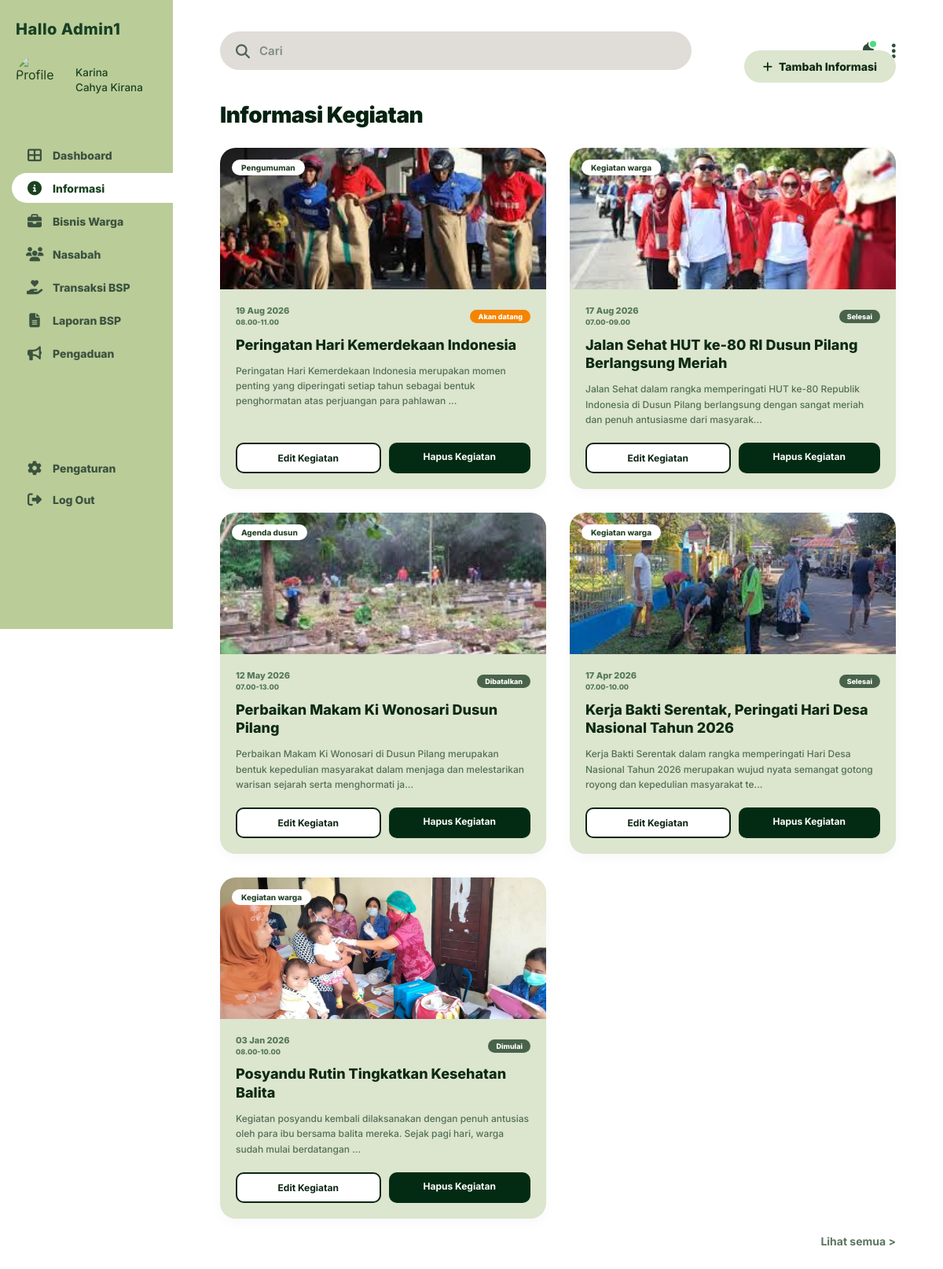
The app's page /admin/index.php (signed in) with its own data.
### tables this page shows
CREATE TABLE `t_kegiatan_dusun` (
  `id_kegiatan` int NOT NULL,
  `judul` varchar(100) DEFAULT NULL,
  `foto` varchar(225) DEFAULT NULL,
  `keterangan` text,
  `tanggal` date DEFAULT NULL,
  `lokasi` varchar(225) DEFAULT NULL,
  `penyelenggara` varchar(100) DEFAULT NULL,
  `waktu_mulai` time DEFAULT NULL,
  `waktu_selesai` time DEFAULT NULL,
  `jenis_kegiatan` varchar(50) DEFAULT NULL,
  `status` enum('akan_datang','dimulai','ditunda','selesai','dibatalkan') DEFAULT NULL,
  `created_at` timestamp NULL DEFAULT CURRENT_TIMESTAMP,
  `updated_at` timestamp NULL DEFAULT CURRENT_TIMESTAMP ON UPDATE CURRENT_TIMESTAMP
);

### admin/index.php (the view, shortened to what this page needs)
<?php
require_once '../config.php';
$action = isset($_GET['action']) ? $_GET['action'] : 'list';
?>
<!DOCTYPE html>
<html lang="id">
<head>
    <link rel="stylesheet" href="https://cdnjs.cloudflare.com/ajax/libs/font-awesome/6.4.0/css/all.min.css">
</head>
<body>
    <div class="sidebar">
        <div class="sidebar-header">
            <h2>Hallo Admin1</h2>
            <div class="profile">
                <img src="https://images.unsplash.com/photo-1494790108377-be9c29b29330?ixlib=rb-1.2.1&auto=format&fit=crop&w=400&q=80" alt="Profile">
                <div class="profile-info">
                    <span class="name">Karina</span>
                    <span class="role">Cahya Kirana</span>
                </div>
            </div>
        </div>
        <ul class="menu">
            <li><a href="#"><i class="fas fa-th-large"></i> Dashboard</a></li>
            <li><a href="#" class="active"><i class="fas fa-info-circle"></i> Informasi</a></li>
            <li><a href="#"><i class="fas fa-briefcase"></i> Bisnis Warga</a></li>
            <li><a href="#"><i class="fas fa-users"></i> Nasabah</a></li>
            <li><a href="#"><i class="fas fa-hand-holding-heart"></i> Transaksi BSP</a></li>
            <li><a href="#"><i class="fas fa-file-alt"></i> Laporan BSP</a></li>
            <li><a href="#"><i class="fas fa-bullhorn"></i> Pengaduan</a></li>
        </ul>
        <ul class="sidebar-footer-menu menu">
            <li><a href="#"><i class="fas fa-cog"></i> Pengaturan</a></li>
            <li><a href="#" onclick="openLogoutModal(); return false;"><i class="fas fa-sign-out-alt"></i> Log Out</a></li>
        </ul>
    </div>
    <div class="main-content">
        <div class="topbar">
            <div class="search-container">
                <i class="fas fa-search"></i>
                <input type="text" class="search-bar" placeholder="Cari">
            </div>
            <div class="top-icons">
                <div class="bell-wrap">
                    <div class="bell-dot"></div>
                </div>
                <i class="fas fa-ellipsis-v"></i>
            </div>
        </div>
        <?php if ($action == 'list'): ?>
        <div class="section-box" style="position: relative;">
            <h1 class="page-title">Informasi Kegiatan</h1>
            <a href="?action=tambah" class="btn-add" style="text-decoration:none;"><i class="fas fa-plus"></i> Tambah Informasi</a>
            <div class="cards-row">
                <?php
                $q = mysqli_query($conn, "SELECT * FROM t_kegiatan_dusun ORDER BY tanggal DESC");
                if(mysqli_num_rows($q) > 0) {
                    while($k = mysqli_fetch_array($q)) {
                        $tanggal = date('d M Y', strtotime($k['tanggal']));
                        $waktu_mulai = !empty($k['waktu_mulai']) ? date('H.i', strtotime($k['waktu_mulai'])) : '00.00';
                        $waktu_selesai = !empty($k['waktu_selesai']) ? date('H.i', strtotime($k['waktu_selesai'])) : '00.00';
                        $waktu = $waktu_mulai . '-' . $waktu_selesai;
                        $status_class = 'bg-green';
                        if($k['status'] == 'akan_datang') $status_class = 'bg-orange';
                        echo '<div class="info-card">';
                        echo '  <div class="card-img">';
                        echo '      <span class="card-badge-left">'.htmlspecialchars($k['jenis_kegiatan']).'</span>';
                        echo '      <img src="../assets/'.($k['foto']?$k['foto']:'placeholder.jpg').'" alt="Foto">';
                        echo '  </div>';
                        echo '  <div class="card-body">';
                        echo '      <div class="card-meta">';
                        echo '          <span class="meta-date">'.$tanggal.'<br><span style="font-size: 9px;">'.$waktu.'</span></span>';
                        echo '          <span class="meta-status '.$status_class.'">'.ucfirst(str_replace('_', ' ', $k['status'])).'</span>';
                        echo '      </div>';
                        echo '      <h3>'.htmlspecialchars($k['judul']).'</h3>';
                        echo '      <p>'.htmlspecialchars(substr($k['keterangan'], 0, 150)).'...</p>';
                        echo '      <div class="card-actions">';
                        echo '          <a href="?action=edit&id='.$k['id_kegiatan'].'" class="btn-card btn-edit" style="text-decoration:none;">Edit Kegiatan</a>';
                        echo '          <a href="proses_kegiatan.php?act=del&id='.$k['id_kegiatan'].'" class="btn-card btn-delete" style="text-decoration:none;" onclick="return confirm(\'Hapus kegiatan?\')">Hapus Kegiatan</a>';
                        echo '      </div>';
                        echo '  </div>';
                        echo '</div>';
                    }
                } else {
                    echo '<p>Belum ada kegiatan.</p>';
                }
                ?>
            </div>
            <?php if(mysqli_num_rows($q) > 2): ?>
            <a href="#" class="lihat-semua">Lihat semua ></a>
            <?php endif; ?>
        </div>
        <?php endif; ?>
    </div>
</body>
</html>

### records on screen
t_kegiatan_dusun: jenis_kegiatan "Pengumuman", foto (picture), tanggal "19 Aug 2026", waktu "08.00-11.00", status "Akan datang", judul "Peringatan Hari Kemerdekaan Indonesia", keterangan "Peringatan Hari Kemerdekaan Indonesia merupakan momen penting yang diperingati setiap tahun sebagai bentuk penghormatan atas perjuangan para pahlawan"
t_kegiatan_dusun: jenis_kegiatan "Kegiatan warga", foto (picture), tanggal "17 Aug 2026", waktu "07.00-09.00", status "Selesai", judul "Jalan Sehat HUT ke-80 RI Dusun Pilang Berlangsung Meriah", keterangan "Jalan Sehat dalam rangka memperingati HUT ke-80 Republik Indonesia di Dusun Pilang berlangsung dengan sangat meriah dan penuh antusiasme dari masyarak"
t_kegiatan_dusun: jenis_kegiatan "Agenda dusun", foto (picture), tanggal "12 May 2026", waktu "07.00-13.00", status "Dibatalkan", judul "Perbaikan Makam Ki Wonosari Dusun Pilang", keterangan "Perbaikan Makam Ki Wonosari di Dusun Pilang merupakan bentuk kepedulian masyarakat dalam menjaga dan melestarikan warisan sejarah serta menghormati ja"
t_kegiatan_dusun: jenis_kegiatan "Kegiatan warga", foto (picture), tanggal "17 Apr 2026", waktu "07.00-10.00", status "Selesai", judul "Kerja Bakti Serentak, Peringati Hari Desa Nasional Tahun 2026", keterangan "Kerja Bakti Serentak dalam rangka memperingati Hari Desa Nasional Tahun 2026 merupakan wujud nyata semangat gotong royong dan kepedulian masyarakat te"
t_kegiatan_dusun: jenis_kegiatan "Kegiatan warga", foto (picture), tanggal "03 Jan 2026", waktu "08.00-10.00", status "Dimulai", judul "Posyandu Rutin Tingkatkan Kesehatan Balita", keterangan "Kegiatan posyandu kembali dilaksanakan dengan penuh antusias oleh para ibu bersama balita mereka. Sejak pagi hari, warga sudah mulai berdatangan"
